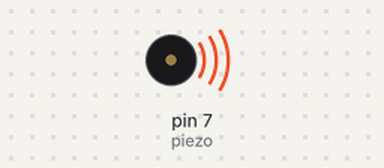
A sketch run on a simulated Arduino Uno, built with avr-gcc and run on an emulated ATmega328P. Parts: buzzer (waves = sounding).

Above: at 0.1 s.
At 4.1 s:
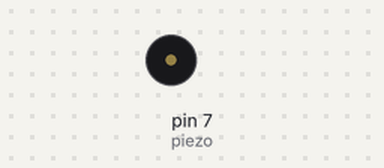
Timing chart, 0 to 5.6 s (numbered marks = the images above):
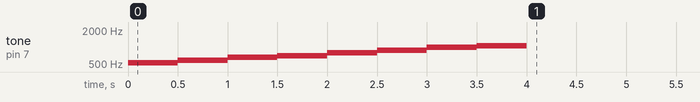

The sketch:

buzer.ino
```cpp
int piezo = 7;

void setup() {
  pinMode(piezo, OUTPUT);

  tone(piezo, 523); //5옥타브 도
  delay(500);
  tone(piezo, 587); //5옥타브 레
  delay(500);
  tone(piezo, 659); //5옥타브 미
  delay(500);
  tone(piezo, 698); //5옥타브 파
  delay(500);
  tone(piezo, 784); //5옥타브 솔
  delay(500);
  tone(piezo, 880); //5옥타브 라
  delay(500);
  tone(piezo, 988); //5옥타브 시
  delay(500);
  tone(piezo, 1047); //5옥타브 도
  delay(500);
  noTone(piezo);
}

void loop(){}
```
